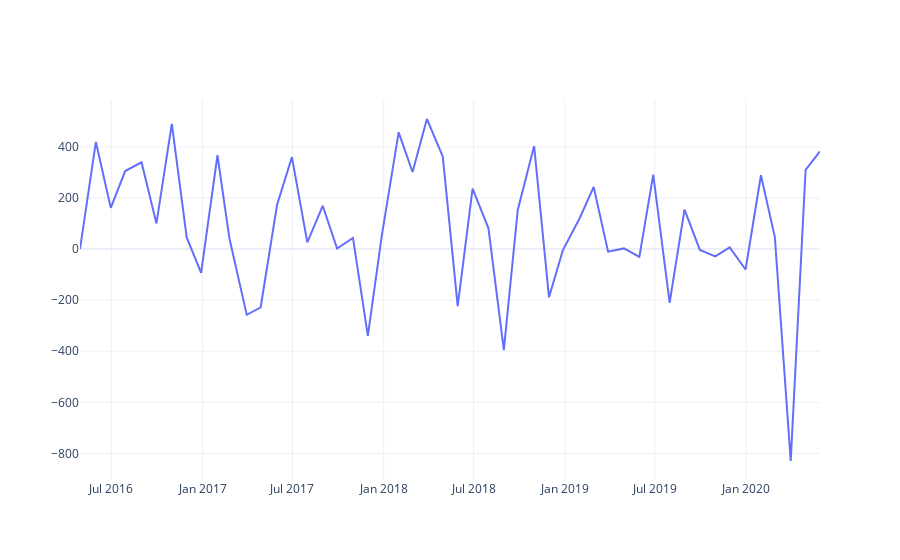
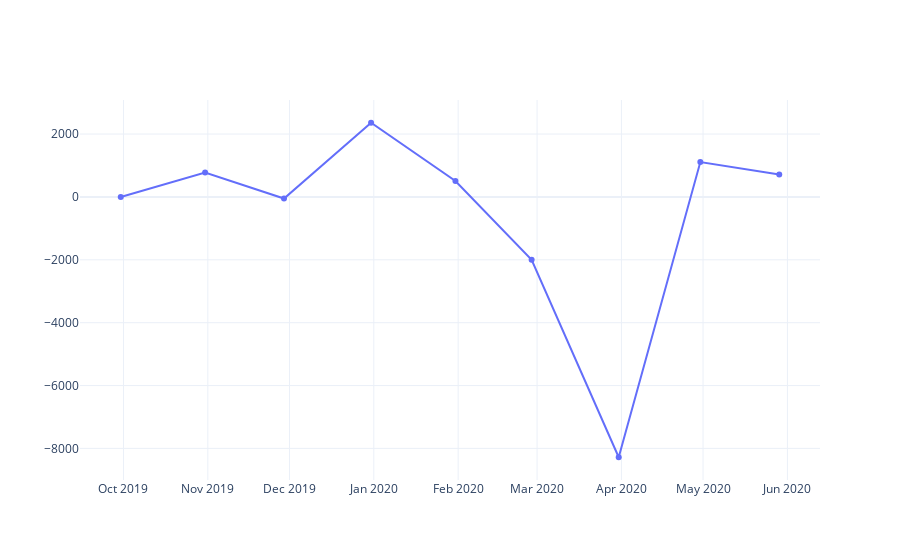
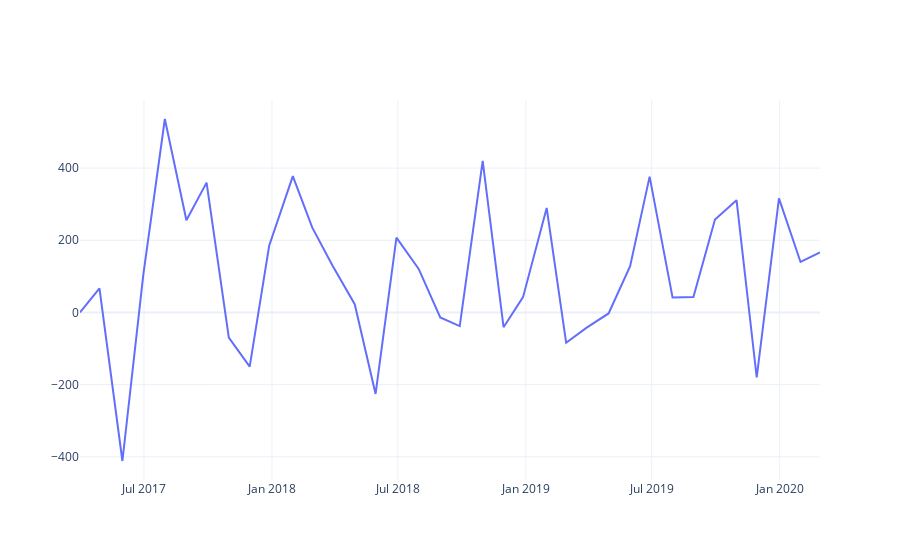
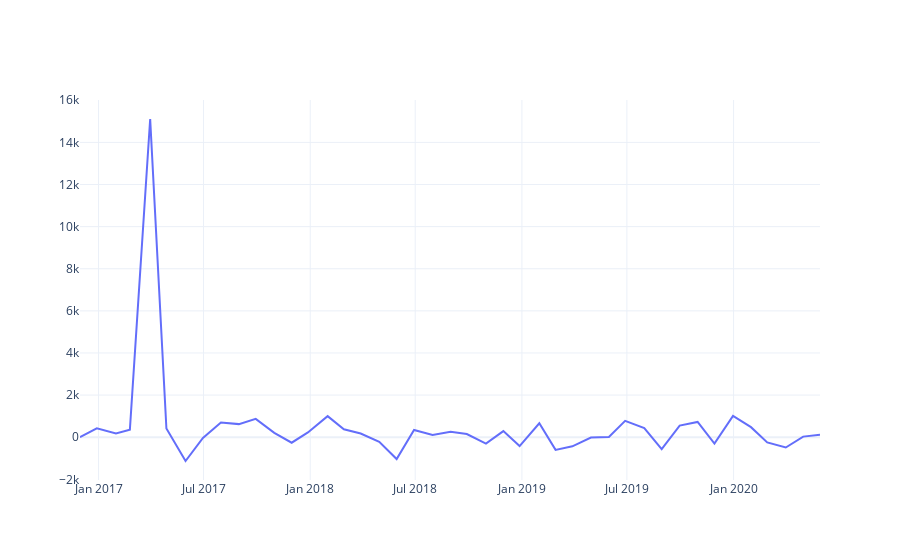

The code cell stored with these charts, in order, in its notebook:
### Code cell
for ativo in df_fis['Nome'].unique():
    grafico_rentabilidade(df_fis, ativo)
